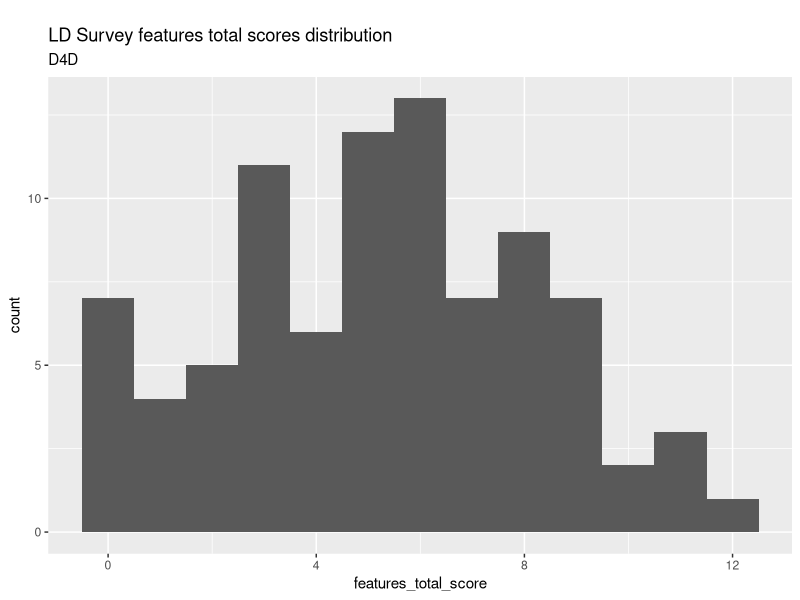

This chart was generated by the following R code:
## ---- chunk 1
knitr::opts_chunk$set(echo = TRUE)
## ---- chunk 2

# Load libraries

library(tidyverse)
library(tidytext)
library(knitr)
library(stringr)
library(kableExtra)


# Load data
ld_survey <- read_csv("data/ld_survey_anonymized_20180301.csv")
names(ld_survey) <- c("response_id", "ld_features", "rev1_score", "rev2_score", "rev3_score", "rev4_score", "features_total_score")

## ---- chunk 3

ld_survey %>%
  top_n(1, wt = features_total_score) %>%
  kable("html") %>%
  kable_styling(bootstrap_options = c("striped", "hover", "condensed"))

## ---- chunk 4

ld_survey %>%
  top_n(-1, wt = features_total_score) %>%
  kable("html") %>%
  kable_styling(bootstrap_options = c("striped", "hover", "condensed"))

## ---- chunk 5

summary(ld_survey$features_total_score)

ggplot(ld_survey, aes(features_total_score)) + geom_histogram(binwidth = 1) +
  ggtitle("\nLD Survey features total scores distribution", subtitle = "D4D")
